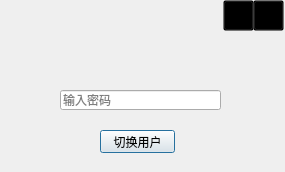
<?xml version="1.0" encoding="UTF-8"?>
<ui version="4.0">
 <class>cguser</class>
 <widget class="QDialog" name="cguser">
  <property name="geometry">
   <rect>
    <x>0</x>
    <y>0</y>
    <width>285</width>
    <height>172</height>
   </rect>
  </property>
  <property name="windowTitle">
   <string>切换用户</string>
  </property>
  <property name="windowIcon">
   <iconset resource="img.qrc">
    <normaloff>:/pictures/img/fl.png</normaloff>:/pictures/img/fl.png</iconset>
  </property>
  <property name="styleSheet">
   <string notr="true"/>
  </property>
  <widget class="QPushButton" name="pushButton">
   <property name="geometry">
    <rect>
     <x>100</x>
     <y>130</y>
     <width>75</width>
     <height>23</height>
    </rect>
   </property>
   <property name="text">
    <string>切换用户</string>
   </property>
  </widget>
  <widget class="QLineEdit" name="lineEdit">
   <property name="geometry">
    <rect>
     <x>60</x>
     <y>90</y>
     <width>161</width>
     <height>20</height>
    </rect>
   </property>
   <property name="echoMode">
    <enum>QLineEdit::Password</enum>
   </property>
   <property name="placeholderText">
    <string>输入密码</string>
   </property>
  </widget>
  <widget class="QPushButton" name="pushButton_2">
   <property name="geometry">
    <rect>
     <x>253</x>
     <y>0</y>
     <width>31</width>
     <height>31</height>
    </rect>
   </property>
   <property name="styleSheet">
    <string notr="true">background:transparent</string>
   </property>
   <property name="text">
    <string/>
   </property>
   <property name="icon">
    <iconset resource="img.qrc">
     <normaloff>:/pictures/img/关  闭.png</normaloff>:/pictures/img/关  闭.png</iconset>
   </property>
  </widget>
  <widget class="QPushButton" name="pushButton_3">
   <property name="geometry">
    <rect>
     <x>223</x>
     <y>0</y>
     <width>31</width>
     <height>31</height>
    </rect>
   </property>
   <property name="styleSheet">
    <string notr="true">background:transparent</string>
   </property>
   <property name="text">
    <string/>
   </property>
   <property name="icon">
    <iconset resource="img.qrc">
     <normaloff>:/pictures/img/最小化.png</normaloff>:/pictures/img/最小化.png</iconset>
   </property>
  </widget>
  <widget class="QLabel" name="label">
   <property name="geometry">
    <rect>
     <x>110</x>
     <y>20</y>
     <width>51</width>
     <height>51</height>
    </rect>
   </property>
   <property name="styleSheet">
    <string notr="true">background:transparent;image: url(:/pictures/img/fl.png);</string>
   </property>
   <property name="text">
    <string/>
   </property>
  </widget>
 </widget>
 <resources>
  <include location="img.qrc"/>
 </resources>
 <connections>
  <connection>
   <sender>pushButton_2</sender>
   <signal>clicked()</signal>
   <receiver>cguser</receiver>
   <slot>close()</slot>
   <hints>
    <hint type="sourcelabel">
     <x>267</x>
     <y>16</y>
    </hint>
    <hint type="destinationlabel">
     <x>263</x>
     <y>54</y>
    </hint>
   </hints>
  </connection>
  <connection>
   <sender>pushButton_3</sender>
   <signal>clicked()</signal>
   <receiver>cguser</receiver>
   <slot>showMinimized()</slot>
   <hints>
    <hint type="sourcelabel">
     <x>234</x>
     <y>21</y>
    </hint>
    <hint type="destinationlabel">
     <x>199</x>
     <y>21</y>
    </hint>
   </hints>
  </connection>
 </connections>
</ui>
